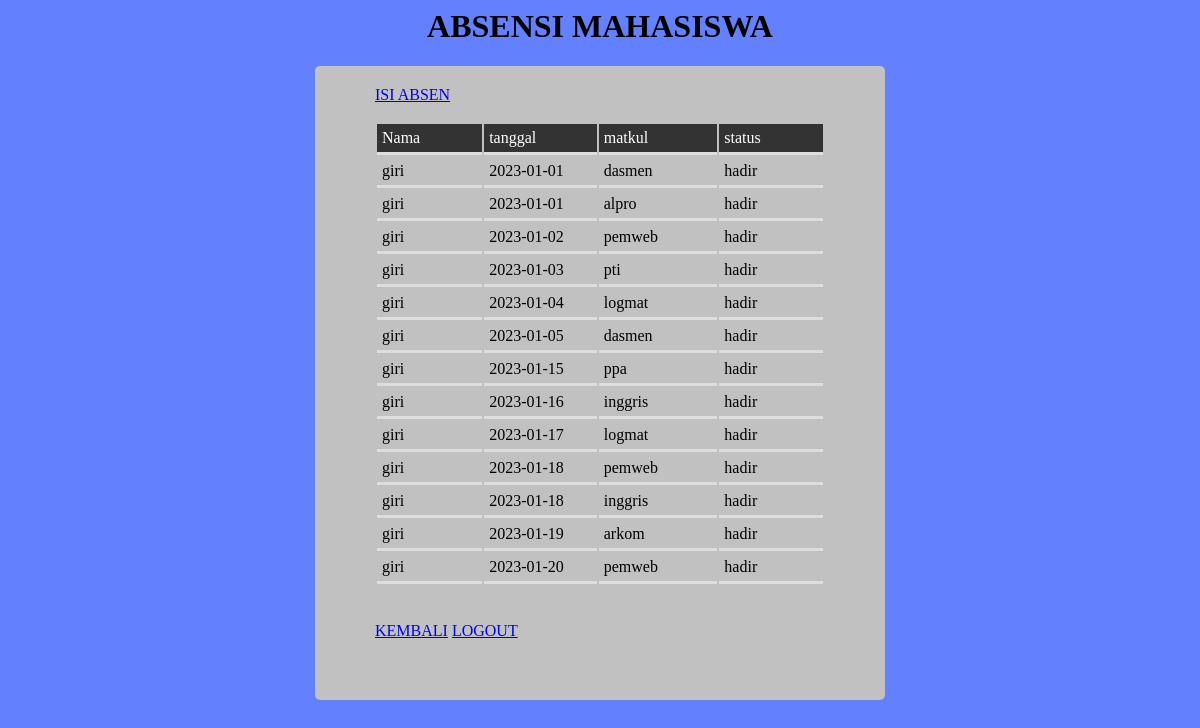
The page /absen/data-absen.php?nama=giri (signed in) on the database its author committed.
### tables this page shows
CREATE TABLE `data_absen` (
  `id_absen` int(50) NOT NULL,
  `nama` varchar(50) NOT NULL,
  `tanggal` date NOT NULL,
  `matkul` varchar(50) NOT NULL,
  `status` varchar(50) NOT NULL
);

### absen/data-absen.php (the view, shortened to what this page needs)
<?php
	include "koneksi.php";
?>
<html>
<head>
    <link rel="stylesheet" href="style2.css">
</head>
<body style="background-color:  #6380ff;">
    <?php
        $nama=$_GET['nama'];
		$tampilPeg	=mysqli_query($conn, "SELECT * FROM mahasiswa WHERE nama='$nama'");
		$peg	=mysqli_fetch_array($tampilPeg);
	?>
<center><h1>ABSENSI MAHASISWA</h1></center>
<div class="halaman">
<a href="tambah-absen.php?nama=<?php echo $peg['nama']; ?>">ISI ABSEN</a>
<br><br>
<table class="tabel">
            <tr id="headtabel" bgcolor="#333">
                <td>Nama</td>
                <td>tanggal</td>
                <td>matkul</td>
                <td>status</td>
            </tr>
            <?php
            include "koneksi.php";
            $nama=$_GET['nama'];
            $vData    =mysqli_query($conn, "SELECT * FROM data_absen WHERE nama='$nama'");
            while($vdat    =mysqli_fetch_array($vData)){
            ?>
            <tr>
                <td><?php echo $vdat['nama']?></td>
                <td><?php echo $vdat['tanggal']?></td>
                <td><?php echo $vdat['matkul']?></td>
                <td><?php echo $vdat['status']?></td>
            </tr>
            <?php
            }
            ?>
        </table>
        <br><br>
    <a href="home-mahasiswa.php?nama=<?php echo $peg['nama']; ?>">KEMBALI</a>
	<a href="logout.php">LOGOUT</a>
</div>
</body>
</html>

### absen/style2.css (style rules this page uses)
.halaman { border-radius: 5px; background-color: #c2c1c1; padding: 60px; margin: auto; padding-top: 20px; width: 450px; }
td { padding: 5px; text-align: left; border-bottom: 3px solid #ddd; width: 400px; }
#headtabel { color: white; }

### rows shown on the page
data_absen: nama "giri", tanggal "2023-01-01", matkul "dasmen", status "hadir"
data_absen: nama "giri", tanggal "2023-01-01", matkul "alpro", status "hadir"
data_absen: nama "giri", tanggal "2023-01-02", matkul "pemweb", status "hadir"
data_absen: nama "giri", tanggal "2023-01-03", matkul "pti", status "hadir"
data_absen: nama "giri", tanggal "2023-01-04", matkul "logmat", status "hadir"
data_absen: nama "giri", tanggal "2023-01-05", matkul "dasmen", status "hadir"
data_absen: nama "giri", tanggal "2023-01-15", matkul "ppa", status "hadir"
data_absen: nama "giri", tanggal "2023-01-16", matkul "inggris", status "hadir"
data_absen: nama "giri", tanggal "2023-01-17", matkul "logmat", status "hadir"
data_absen: nama "giri", tanggal "2023-01-18", matkul "pemweb", status "hadir"
data_absen: nama "giri", tanggal "2023-01-18", matkul "inggris", status "hadir"
data_absen: nama "giri", tanggal "2023-01-19", matkul "arkom", status "hadir"
data_absen: nama "giri", tanggal "2023-01-20", matkul "pemweb", status "hadir"
